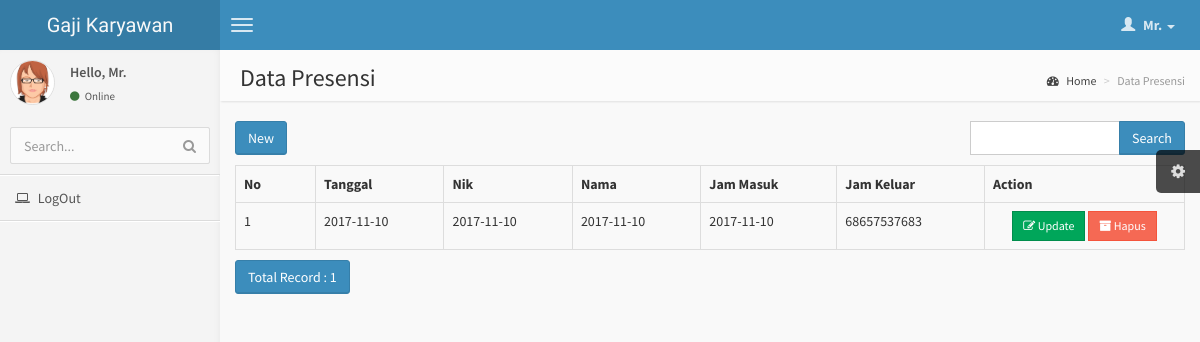
The app's page /index.php/presensi with its own data.
### tables this page shows
CREATE TABLE `gaji` (
  `id_gaji` int(11) NOT NULL AUTO_INCREMENT,
  `tgl` date DEFAULT NULL,
  `nik` varchar(30) DEFAULT NULL,
  PRIMARY KEY (`id_gaji`)
);

### application/controllers/Presensi.php (called while the page is built, shortened)
<?php
class Presensi extends CI_Controller
{
    function __construct()
    {
        $this->load->model('Gaji_model');
        $this->load->library('form_validation');
    }
    public function index()
    {
        $q = urldecode($this->input->get('q', TRUE));
        $start = intval($this->input->get('start'));
        if ($q <> '') {
            $config['base_url'] = base_url() . 'presensi/index.html?q=' . urlencode($q);
            $config['first_url'] = base_url() . 'presensi/index.html?q=' . urlencode($q);
        } else {
            $config['base_url'] = base_url() . 'presensi/index.html';
            $config['first_url'] = base_url() . 'presensi/index.html';
        }
        $config['per_page'] = 10;
        $config['page_query_string'] = TRUE;
        $config['total_rows'] = $this->Gaji_model->total_rows($q);
        $gaji = $this->Gaji_model->get_limit_data($config['per_page'], $start, $q);
        $this->load->library('pagination');
        $this->pagination->initialize($config);
        $data = array(
            'gaji_data' => $gaji,
            'q' => $q,
            'pagination' => $this->pagination->create_links(),
            'total_rows' => $config['total_rows'],
            'start' => $start,
            'konten' => 'presensi/presensi_list',
            'judul' => 'Data Presensi',
        );
        $this->load->view('v_index', $data);
    }
}

### index.php (called while the page is built, shortened)
<?php
require_once BASEPATH.'core/CodeIgniter.php';

### application/config/config.php (called while the page is built, shortened)
<?php
$config['base_url'] = "http://".$_SERVER['HTTP_HOST'];
$config['base_url'] .= preg_replace('@/+$@','',dirname($_SERVER['SCRIPT_NAME'])).'/';
$config['index_page'] = '';
$config['uri_protocol']	= 'REQUEST_URI';
$config['url_suffix'] = '.html';
$config['language']	= 'english';
$config['charset'] = 'UTF-8';
$config['enable_hooks'] = FALSE;
$config['subclass_prefix'] = 'MY_';
$config['composer_autoload'] = FALSE;
$config['permitted_uri_chars'] = 'a-z 0-9~%.:_\-';
$config['enable_query_strings'] = FALSE;
$config['controller_trigger'] = 'c';
$config['function_trigger'] = 'm';
$config['directory_trigger'] = 'd';
$config['allow_get_array'] = TRUE;
$config['log_threshold'] = 0;
$config['log_path'] = '';
$config['log_file_extension'] = '';
$config['log_file_permissions'] = 0644;
$config['log_date_format'] = 'Y-m-d H:i:s';
$config['error_views_path'] = '';
$config['cache_path'] = '';
$config['cache_query_string'] = FALSE;
$config['encryption_key'] = 'gfjfgjfgsg564674';
$config['sess_driver'] = 'files';
$config['sess_cookie_name'] = 'ci_session';
$config['sess_expiration'] = 7200;
$config['sess_save_path'] = NULL;
$config['sess_match_ip'] = FALSE;
$config['sess_time_to_update'] = 300;
$config['sess_regenerate_destroy'] = FALSE;
$config['cookie_prefix']	= '';
$config['cookie_domain']	= '';
$config['cookie_path']		= '/';
$config['cookie_secure']	= FALSE;
$config['cookie_httponly'] 	= FALSE;
$config['standardize_newlines'] = FALSE;
$config['global_xss_filtering'] = FALSE;
$config['csrf_protection'] = FALSE;
$config['csrf_token_name'] = 'csrf_test_name';
$config['csrf_cookie_name'] = 'csrf_cookie_name';
$config['csrf_expire'] = 7200;
$config['csrf_regenerate'] = TRUE;
$config['csrf_exclude_uris'] = array();
$config['compress_output'] = FALSE;
$config['time_reference'] = 'local';
$config['rewrite_short_tags'] = FALSE;
$config['proxy_ips'] = '';

### application/models/Gaji_model.php (called while the page is built, shortened)
<?php
class Gaji_model extends CI_Model
{
    public $table = 'gaji';
    public $id = 'id_gaji';
    public $order = 'DESC';
    function total_rows($q = NULL) {
        $this->db->like('id_gaji', $q);
	$this->db->or_like('tgl', $q);
	$this->db->or_like('nik', $q);
	$this->db->from($this->table);
        return $this->db->count_all_results();
    }
    function get_limit_data($limit, $start = 0, $q = NULL) {
        $this->db->order_by($this->id, $this->order);
        $this->db->like('id_gaji', $q);
	$this->db->or_like('tgl', $q);
	$this->db->or_like('nik', $q);
	$this->db->limit($limit, $start);
        return $this->db->get($this->table)->result();
    }
}

### application/views/presensi/presensi_list.php (the view, shortened to what this page needs)
<div class="row" style="margin-bottom: 10px">
            <div class="col-md-4">
                <?php echo anchor(site_url('presensi/create'),'New', 'class="btn btn-primary"'); ?>
            </div>
            <div class="col-md-4 text-center">
            </div>
            <div class="col-md-1 text-right">
            </div>
            <div class="col-md-3 text-right">
                <form action="<?php echo site_url('presensi/index'); ?>" class="form-inline" method="get">
                    <div class="input-group">
                        <input type="text" class="form-control" name="q" value="<?php echo $q; ?>">
                        <span class="input-group-btn">
                          <button class="btn btn-primary" type="submit">Search</button>
                        </span>
                    </div>
                </form>
            </div>
        </div>
        <table class="table table-bordered" style="margin-bottom: 10px">
            <tr>
                <th>No</th>
                <th>Tanggal</th>
                <th>Nik</th>
                <th>Nama</th>
                <th>Jam Masuk</th>
                <th>Jam Keluar</th>
                <th>Action</th>
            </tr><?php
            foreach ($gaji_data as $gaji)
            {
                ?>
                <tr>
            <td width="80px"><?php echo ++$start ?></td>
            <td><?php echo $gaji->tgl ?></td>
            <td><?php echo $gaji->tgl ?></td>
            <td><?php echo $gaji->tgl ?></td>
            <td><?php echo $gaji->tgl ?></td>
            <td><?php echo $gaji->nik ?></td>
            <td style="text-align:center" width="200px">
                <?php
                echo anchor(site_url('presensi/update/'.$gaji->id_gaji),'<button class="btn btn-success btn-sm btn-flat"><i class="fa fa-edit"></i> Update </button>');
                echo anchor(site_url('presensi/delete/'.$gaji->id_gaji),'<button class="btn btn-danger btn-sm btn-flat"><i class="fa fa-archive"></i> Hapus </button>','onclick="javasciprt: return confirm(\'Are You Sure ?\')"');
                ?>
            </td>
        </tr>
                <?php
            }
            ?>
        </table>
        <div class="row">
            <div class="col-md-6">
                <a href="#" class="btn btn-primary">Total Record : <?php echo $total_rows ?></a>
        </div>
            <div class="col-md-6 text-right">
            </div>
        </div>

### assets/css/AdminLTE.css (style rules this page uses)
html, body { overflow-x: hidden!important; font-family: 'Source Sans Pro', sans-serif; -webkit-font-smoothing: antialiased; min-height: 100%; background: #f9f9f9; }
a { color: #3c8dbc; }
.form-control { -webkit-border-radius: 0px !important; -moz-border-radius: 0px !important; border-radius: 0px !important; box-shadow: none; }
.btn { font-weight: 500; -webkit-border-radius: 3px; -moz-border-radius: 3px; border-radius: 3px; border: 1px solid transparent; -webkit-box-shadow: inset 0px -2px 0px 0px rgba(0, 0, 0, 0.09); -moz-box-shadow: inset 0px -2px 0px 0px rgba(0, 0, 0, 0.09); box-shadow: inset 0px -1px 0px 0px rgba(0, 0, 0, 0.09); }
.btn.btn-primary { background-color: #3c8dbc; border-color: #367fa9; }
.btn.btn-success { background-color: #00a65a; border-color: #008d4c; }
.btn.btn-danger { background-color: #f56954; border-color: #f4543c; }
.btn.btn-sm { font-size: 12px; }
.btn.btn-flat { -webkit-border-radius: 0; -moz-border-radius: 0; border-radius: 0; -webkit-box-shadow: none; -moz-box-shadow: none; box-shadow: none; border-width: 1px; }

### records on screen
gaji: tgl "2017-11-10", nik "68657537683", id_gaji "Update", id_gaji "Hapus"

### other values on screen
$judul "Data Presensi"
anchor(site_url('presensi/create'),'New', 'class="btn btn-primary"') "New"
$total_rows "1"
